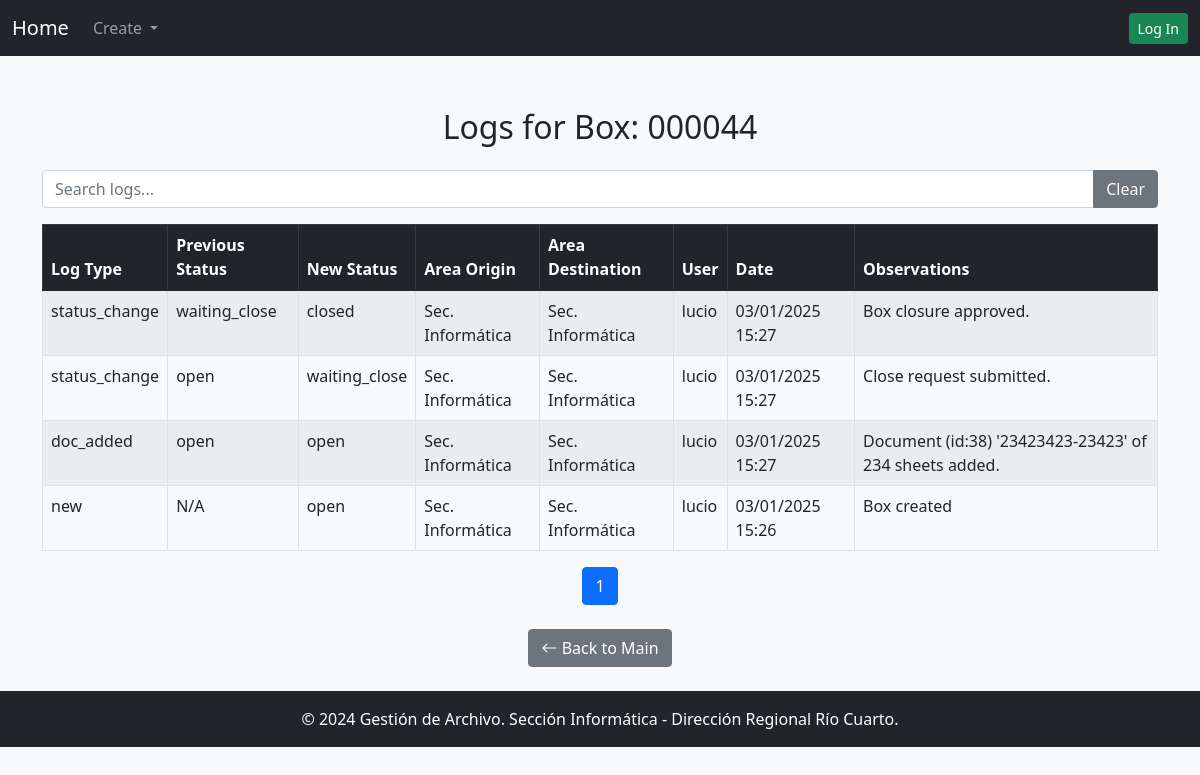
/box/44/logs/, run on the app's committed database.
### gestion_archivo_app/models.py (models this page shows, shortened)
class Box(models.Model):
    STATUS_CHOICES = [
        ('open', 'Open'),
        ('closed', 'Closed'),
        ('waiting_close', 'Waiting for Close'),
        ('waiting_archive', 'Waiting for Archive'),
        ('accepted_archive', 'Accepted by Archive Responsible'),
        ('archived', 'In Archive'),
    ]
    name = models.CharField(max_length = 10, primary_key=False, verbose_name="Box Name", null=False, blank=False, unique=True)
    box_type = models.ForeignKey(BoxType, on_delete=models.PROTECT, related_name="boxes")
    description = models.TextField(blank=True, null=True, verbose_name="Box Description")
    user = models.ForeignKey(settings.AUTH_USER_MODEL, on_delete=models.PROTECT, related_name="boxes")
    area = models.ForeignKey(Area, on_delete=models.PROTECT, related_name="boxes")
    status = models.CharField(max_length=32, choices=STATUS_CHOICES, default='open')
    id = models.AutoField(primary_key=True, verbose_name="Box ID")  # Auto-incremental ID
    creation_date = models.DateTimeField(auto_now_add=True, verbose_name="Creation Date")
    update_date =  models.DateTimeField(auto_now=True)
    close_date = models.DateTimeField(blank=True, null=True, default=None, verbose_name="Close Date")
    destruction_year = models.PositiveSmallIntegerField(
        choices=[(0,'Never')] + [(year, str(year)) for year in range(get_current_year(), get_current_year() + 500)],
        verbose_name="Destruction Year"
    )
    current_area = models.ForeignKey(Area, on_delete=models.PROTECT, related_name="current_boxes", verbose_name="Current Area")
    total_sheets = models.PositiveIntegerField(default=0)

class BoxLog(models.Model):
    LOG_TYPE_CHOICES = [
        ('new', 'New Box'),
        ('doc_added', 'Document Added'),
        ('doc_removed', 'Document Removed'),
        ('doc_edited', 'Document Edited'),
        ('status_change', "Status Changed"),
        ('area_change', 'Area Changed'),
    ]
    log_type = models.CharField(max_length=20, choices=LOG_TYPE_CHOICES)
    box = models.ForeignKey("Box", on_delete=models.CASCADE, related_name="logs")
    area_origin = models.ForeignKey("Area", on_delete=models.CASCADE, null=True, blank=True, related_name="origin_logs")
    area_destination = models.ForeignKey("Area", on_delete=models.CASCADE, null=True, blank=True, related_name="destination_logs")
    doc_added = models.ForeignKey("Documentation", on_delete=models.SET_NULL, null=True, blank=True, related_name="logs_added")
    doc_removed = models.ForeignKey("Documentation", on_delete=models.SET_NULL, null=True, blank=True, related_name="logs_removed")
    previous_status = models.CharField(max_length=50, null=False, blank=False)
    new_status = models.CharField(max_length=50, null=False, blank=False)
    observations = models.TextField(blank=True, null=True)
    user = models.ForeignKey(User, on_delete=models.CASCADE)
    user_area = models.ForeignKey("Area", on_delete=models.PROTECT, related_name="user_logs")
    log_date = models.DateTimeField(auto_now_add=True)

class Area(models.Model):
    code = models.CharField(max_length=30, unique=True, verbose_name="Area Code")
    name = models.CharField(max_length=100, unique=True, verbose_name="Area Name")
    description = models.TextField(blank=True, null=True, verbose_name="Description")
    is_deposit = models.BooleanField(default=False, verbose_name="Is Deposit")
    def __str__(self):
        return self.name

class User(AbstractUser):
    ROLE_CHOICES = [
        ('user', 'User'),
        ('manager', 'Manager'),
        ('archive_responsible', 'Archive Responsible'),
        ('admin', 'System Administrator')
    ]
    role = models.CharField(max_length=32, choices=ROLE_CHOICES)
    area = models.ForeignKey('Area', on_delete=models.PROTECT, verbose_name="User Area")
    deposit = models.ForeignKey(
        'Area',
        on_delete=models.PROTECT,
        default=get_default_archive,
        verbose_name="Archive",
        related_name='deposits'
    )
    objects = UserManager()
    USERNAME_FIELD = 'username'
    REQUIRED_FIELDS = ['first_name', 'last_name', 'role']

### gestion_archivo_app/views.py (the view)
# urls.py: path('box/<int:box_id>/logs/', box_logs, name='box_logs'),
def box_logs(request, box_id):
    box = get_object_or_404(Box, id=box_id)
    logs = BoxLog.objects.filter(box=box).order_by('-log_date')
    context = {
        'box': box,
        'logs': logs,
    }
    return render(request, 'box_logs.html', context)

### gestion_archivo_app/context_processors.py (called while the page is built, shortened)
def system_config(request):
    try:
        pagination_limit = int(SystemConfigKeyValues.objects.get(key="pagination_limit").value)
    except SystemConfigKeyValues.DoesNotExist:
        pagination_limit = 10  # Valor por defecto
    try:
        default_archive_code = SystemConfigKeyValues.objects.get(key="default_archive_code").value
    except SystemConfigKeyValues.DoesNotExist:
        default_archive_code = "AADE_ARCHIVE"  # Valor por defecto
    try:
        config_name_org = SystemConfigKeyValues.objects.get(key="config_name_org").value
    except SystemConfigKeyValues.DoesNotExist:
        config_name_org = "Define config_name_org"  # Valor por defecto
    return {
        "pagination_limit": pagination_limit,
        "default_archive_code": default_archive_code,
        "config_name_org": config_name_org
    }

def archive_responsible_area(request):
    return {'archive_responsible_area': None}

### gestion_archivo_app/templates/box_logs.html (shortened to what this page needs)
{% extends 'base.html' %}
{% load static %}
{% block content %}
<div class="container mt-5">
    <h2 class="text-center mb-4">Logs for Box: {{ box.name }}</h2>
    <div class="mb-3">
        <div class="input-group">
            <input type="text" id="searchInputId" class="form-control" placeholder="Search logs...">
            <button type="button" class="btn btn-secondary" onclick="clearSearch()">Clear</button>
        </div>
    </div>
    <table class="table table-bordered table-striped mt-3" id="tableId">
        <thead class="table-dark">
            <tr>
                <th onclick="sortTable(0)">Log Type </th>
                <th onclick="sortTable(1)">Previous Status </th>
                <th onclick="sortTable(2)">New Status </th>
                <th onclick="sortTable(3)">Area Origin </th>
                <th onclick="sortTable(4)">Area Destination</th>
                <th onclick="sortTable(5)">User </th>
                <th onclick="sortTable(6)">Date </th>
                <th onclick="sortTable(7)">Observations </th>
            </tr>
        </thead>
        <tbody id="tableBodyId">
            {% for log in logs %}
            <tr>
                <td>{{ log.log_type }}</td>
                <td>{{ log.previous_status }}</td>
                <td>{{ log.new_status }}</td>
                <td>{{ log.area_origin }}</td>
                <td>{{ log.area_destination }}</td>
                <td>{{ log.user.username }}</td>
                <td>{{ log.log_date|date:"d/m/Y H:i" }}</td>
                <td>{{ log.observations }}</td>
            </tr>
            {% empty %}
            <tr>
                <td colspan="6" class="text-center">No logs found for this box.</td>
            </tr>
            {% endfor %}
        </tbody>
    </table>
    <nav class="mt-3">
        <ul class="pagination justify-content-center" id="tableBodyIdPagination">
        </ul>
    </nav>
    <div class="text-center mt-4">
        <a href="{% url 'main' %}" class="btn btn-secondary">
            <i class="bi bi-arrow-left"></i> Back to Main
        </a>
    </div>
</div>
{% endblock %}

### gestion_archivo_app/templates/base.html (style rules this page uses)
html { scroll-behavior:auto; }

### data on the page
Box: name "000044"
BoxLog: log_type "status_change", previous_status "waiting_close", new_status "closed", area_origin "Sec. Informática", area_destination "Sec. Informática", user.username "lucio", log_date "03/01/2025 15:27", observations "Box closure approved."
BoxLog: log_type "status_change", previous_status "open", new_status "waiting_close", area_origin "Sec. Informática", area_destination "Sec. Informática", user.username "lucio", log_date "03/01/2025 15:27", observations "Close request submitted."
BoxLog: log_type "doc_added", previous_status "open", new_status "open", area_origin "Sec. Informática", area_destination "Sec. Informática", user.username "lucio", log_date "03/01/2025 15:27", observations "Document (id:38) '23423423-23423' of 234 sheets added."
BoxLog: log_type "new", previous_status "N/A", new_status "open", area_origin "Sec. Informática", area_destination "Sec. Informática", user.username "lucio", log_date "03/01/2025 15:26", observations "Box created"
